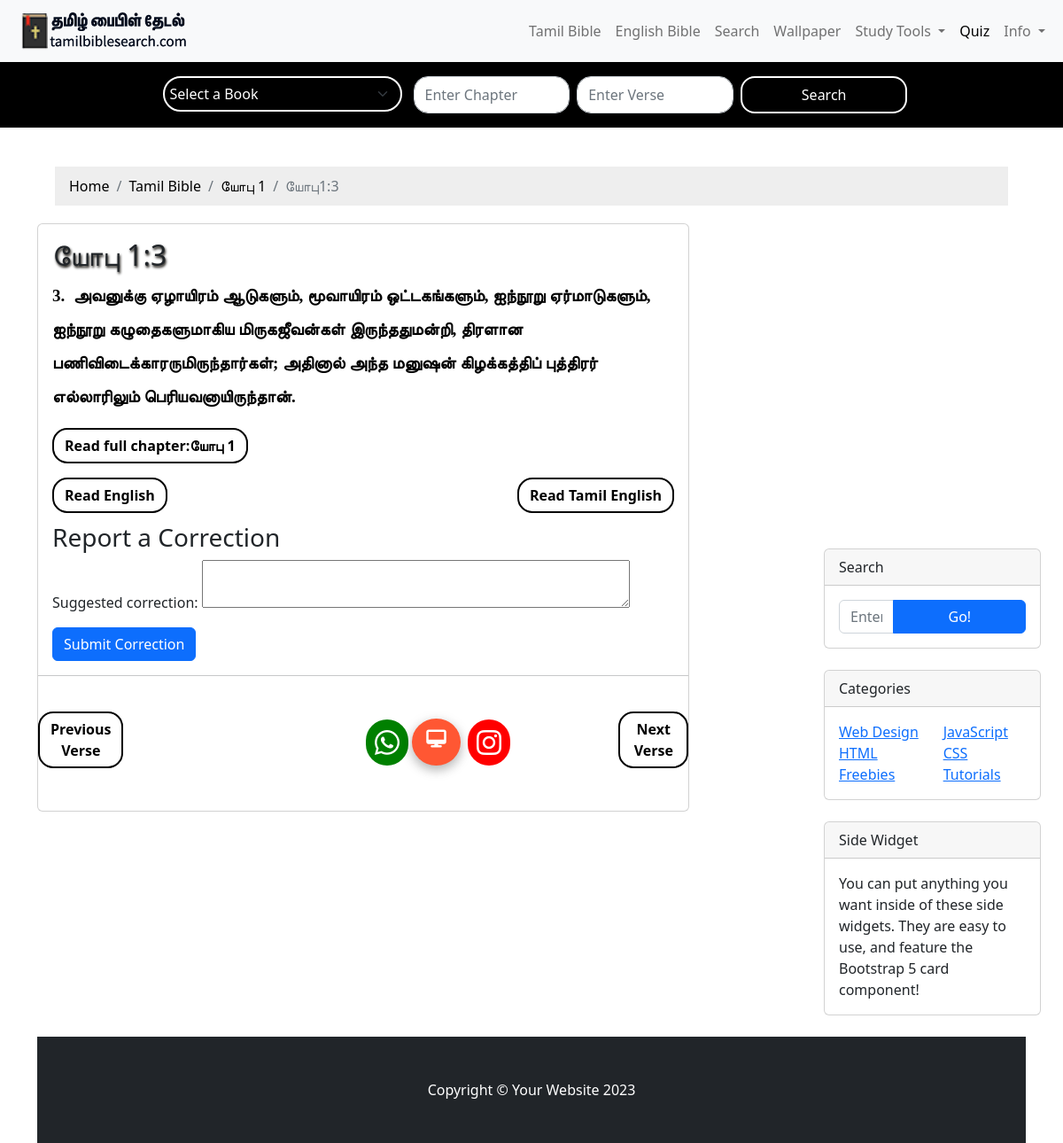
The page /tamil/job/1/3 on the database its author committed.
### myapp/models.py (models this page shows)
class BibleDb(models.Model):
    book = models.CharField(max_length=100)
    bookname = models.CharField(max_length=100)
    tamilname = models.CharField(max_length=10)
    chapter = models.CharField(max_length=100)  # Format "1:1", "2:10", etc.
    versecount = models.CharField(max_length=100)
    verse = models.TextField()
    kjv = models.TextField()

### myapp/views.py (the view)
# urls.py: path('tamil/<str:bookname>/<str:chapter>/<str:versecount>',views.verse_detail,name='verse_detail'),
def verse_detail(request,bookname,chapter,versecount):
    print("INSIDE VERRRR DETAILSSSS BOOKNAME")
    books = BibleDb.objects.values('tamilname').distinct()
    tamilbook=BibleDb.objects.filter(bookname=bookname).first()
    book=tamilbook.tamilname
    bookname=bookname
    chapter=chapter
    versecount=versecount
    current_verse = get_object_or_404(BibleDb, bookname=bookname, chapter=chapter, versecount=versecount)
    previous_verse = BibleDb.objects.filter(id__lt=current_verse.id,bookname=bookname, chapter=chapter).order_by('-id').first()
    next_verse = BibleDb.objects.filter(id__gt=current_verse.id,bookname=bookname, chapter=chapter).order_by('id').first()
    verse_words = {}  # Initialize an empty dictionary to store verse words
    verse_details = BibleDb.objects.filter(bookname=bookname, chapter=chapter, versecount=versecount)
    for verse in verse_details:
        words = verse.verse.split(' ')  # Split the verse text into words
        verse_words[verse.id] = words  # Add the list of words to the dictionary with verse.id as the key
    old_test=OldTestamentBook.objects.all()
    new_test=NewTestamentBook.objects.all()
    bookschapter=[]
    for i in old_test:
        bookschapter.append(i.booknametamil)
    for j in new_test:
        bookschapter.append(j.booknametamil)
    breadcrumbs = [
        {'name': 'Home', 'url': '/'},
         {'name': 'Tamil Bible', 'url': '/tamil/'},
         {'name': f'{book}  {chapter}', 'url': f'/tamil/{book}/{chapter}/'},
         {'name': f'{book}{chapter}:{versecount}', 'url': None},  # Final breadcrumb
    ]
    authormessages = Authormessage.objects.filter(
    Q(tamil_bible_message__icontains=f"({book} {chapter}:{versecount})")  # Look for the verse reference in parentheses
    )
    if request.method == 'POST':
        form = CorrectionForm(request.POST)
        if form.is_valid():
            correction = form.save(commit=False)
            correction.bookname = bookname
            correction.chapter = chapter
            correction.versecount = versecount
            correction.save()
            send_mail(
                'Correction Reported',
                f'Correction reported for {bookname} {chapter}:{versecount}.\nSuggested correction: {correction.suggested_correction}',
                'trialmsg1@gmail.com',  # From email address
                ['pratapanu11@gmail.com'],  # To email address
                fail_silently=False,
            )
            messages.success(request, "Correction submitted successfully.")
            return redirect('verse_detail',
                bookname=bookname,
                chapter=chapter,
                versecount=versecount,
                )
        else:
            messages.error(request, "There was an error submitting your correction. Please try again.")
    else:
        form = CorrectionForm()
    return render(request, 'verse_detail.html', {'authormessage': authormessages,"breadcrumbs":breadcrumbs,"verse_details":verse_details,"bookschapter":bookschapter,'books':books,"book":book,"bookname":bookname,"chapter":chapter,"versecount":versecount,"previous_verse": previous_verse,"next_verse": next_verse,'verse_words': verse_words,'form': form,})

### myapp/forms.py
class CorrectionForm(forms.ModelForm):
    class Meta:
        model = Correction
        fields = ['suggested_correction']
        widgets = {
            'suggested_correction': forms.Textarea(attrs={'rows': 2, 'cols': 50}),
        }

### myapp/templates/verse_detail.html (shortened to what this page needs)
{% extends 'base.html' %}
{% load static %}
{% block content %}
<!DOCTYPE html>
<html lang="en">
<head>
  <link rel="stylesheet" href="https://cdnjs.cloudflare.com/ajax/libs/font-awesome/6.7.1/css/all.min.css"
 />
  <link href="css/styles.css" rel="stylesheet" />
</head>
<body>
  <div class="container">
    <nav aria-label="breadcrumb">
      <ol class="breadcrumb" style="padding: 10px 16px;
            list-style: none;
            background-color: #eee;
            margin: 20px;">
        {% for crumb in breadcrumbs %}
        {% if crumb.url %}
        <li class="breadcrumb-item">
          <a href="{{ crumb.url }}" style="text-decoration: none;
    color: black;">{{ crumb.name }}</a>
        </li>
        {% else %}
        <li class="breadcrumb-item active" aria-current="page">{{ crumb.name }}</li>
        {% endif %}
        {% endfor %}
      </ol>
    </nav>
    <div class="row">
      <div class="col-lg-8">
        <div class="card mb-4">
          <div class="card-body">
            <h2 class="card-title" style="text-shadow: 1px 2px 3px #0a0700;">{{ book }} {{ chapter }}:{{versecount}}
            </h2>
            {% for verse in verse_details %}
            <p class="card-text" style="font-size: 19px;">
              {{ verse.versecount }}.&nbsp; {{ verse.verse }}
            </p>
            <div>
              <a href="{% url 'chapter_detail' bookname chapter %}" class="btn btn-primary" style="border-radius: 17px;
                              background-color: white;
                              color: black;
                              border: 2px solid black;
                              font-weight: 600;"> Read full chapter:{{ book }} {{ chapter }} </a>
            </div>
            <div class="d-flex justify-content-between mt-3" style="margin-bottom: 11px;">
              <a href="{% url 'verse_detail_english' bookname chapter versecount %}" class="btn btn-primary" style="border-radius: 17px;
                              background-color: white;
                              color: black;
                              border: 2px solid black;
                              font-weight: 600;"> Read English</a><br>
              <a href="{% url 'verse_detail2' bookname chapter versecount %}" class="btn btn-primary" style="border-radius: 17px;
                              background-color: white;
                              color: black;
                              border: 2px solid black;
                              font-weight: 600;"> Read Tamil English</a>
            </div>
            <h3>Report a Correction</h3>
            <form method="post">
              {{ form.as_p }}
              <button type="submit" class="btn btn-primary">Submit Correction</button>
            </form>
          </div>
          <nav aria-label="Pagination">
            <hr class="my-0" />
            <ul class="pagination justify-content-center my-4">
              <div class="d-flex justify-content-between mt-3">
                {% if previous_verse %}
                <a href="{% url 'verse_detail' bookname=bookname chapter=chapter versecount=previous_verse.versecount %}"
                  class="btn"
                  style="border-radius: 17px; background-color: white; color: black; border: 2px solid black; font-weight: 600;">
                  Previous Verse
                </a>
                {% endif %}
                {% if next_verse %}
                <a href="{% url 'verse_detail' bookname=bookname chapter=chapter versecount=next_verse.versecount %}"
                  class="btn "
                  style="border-radius: 17px;margin-left: 559px; background-color: white; color: black; border: 2px solid black; font-weight: 600;">
                  Next Verse
                </a>
                {% endif %}
              </div>
            </ul>
          </nav>
          <div style="margin-left: 370px; display: flex; align-items: center;">
            <a href="https://api.whatsapp.com/send?text=Check out {{ songname }} - Chapter {{ chapter }}: {% for verse in verse_details %}{{ verse.versecount }}. {{ verse.verse }} {% endfor %}"
              class="whatsapp" target="_blank" style="margin-top: -130px;">
              <i class="fab fa-whatsapp"></i>
            </a>&nbsp;
            <a href="{% url 'verse' verse.bookname verse.chapter verse.versecount %}" class="text-decoration-none"
              style="margin-top: -130px;">
              <i class="fa-solid fa-desktop"></i>
            </a>
            <a href="https://www.instagram.com/" class="instagram" target="_blank" style="margin-top: -130px;">
              <i class="fab fa-instagram"></i>
            </a>
            {% endfor %}
          </div>
        </div>
        <div class="col-lg-4">
          <div class="card mb-4">
            <div class="card-header">Search</div>
            <div class="card-body">
              <div class="input-group">
                <input class="form-control" type="text" placeholder="Enter search term..."
                  aria-label="Enter search term..." aria-describedby="button-search" />
                <button class="btn btn-primary" id="button-search" type="button">Go!</button>
              </div>
            </div>
          </div>
          <div class="card mb-4">
            <div class="card-header">Categories</div>
            <div class="card-body">
              <div class="row">
                <div class="col-sm-6">
                  <ul class="list-unstyled mb-0">
                    <li><a href="#!">Web Design</a></li>
                    <li><a href="#!">HTML</a></li>
                    <li><a href="#!">Freebies</a></li>
                  </ul>
                </div>
                <div class="col-sm-6">
                  <ul class="list-unstyled mb-0">
                    <li><a href="#!">JavaScript</a></li>
                    <li><a href="#!">CSS</a></li>
                    <li><a href="#!">Tutorials</a></li>
                  </ul>
                </div>
              </div>
            </div>
          </div>
          <div class="card mb-4">
            <div class="card-header">Side Widget</div>
            <div class="card-body">You can put anything you want inside of these side widgets. They are easy to use, and
              feature the Bootstrap 5 card component!</div>
          </div>
        </div>
      </div>
    </div>
    <footer class="py-5 bg-dark">
      <div class="container">
        <p class="m-0 text-center text-white">Copyright &copy; Your Website 2023</p>
      </div>
    </footer>
</body>
{% endblock %}

### myapp/templates/base.html (style rules this page uses)
.form-select, .form-control { border-radius: 4px; background-color: black; border-color: white; color: white; box-shadow: none; }
@media (min-width: 769px) { select, input, button { flex: 1; min-width: 150px; } }

### rows shown on the page
BibleDb: tamilname "யோபு"
BibleDb: versecount "3", verse "அவனுக்கு ஏழாயிரம் ஆடுகளும், மூவாயிரம் ஒட்டகங்களும், ஐந்நூறு ஏர்மாடுகளும், ஐந்நூறு கழுதைகளுமாகிய மிருகஜீவன்கள் இருந்ததுமன்றி, திரளான பணிவிடைக்காரருமிருந்தார்கள்; அதினால் அந்த மனுஷன் கிழக்கத்திப் புத்திரர் எல்லாரிலும் பெரியவனாயிருந்தான்.", chapter "1"

### other values the page prints
{{ crumb.name }} "Home" "Tamil Bible" "யோபு 1"
{{ crumb.name }} "யோபு1:3"
{{ chapter }} "1"
{{ versecount }} "3"
